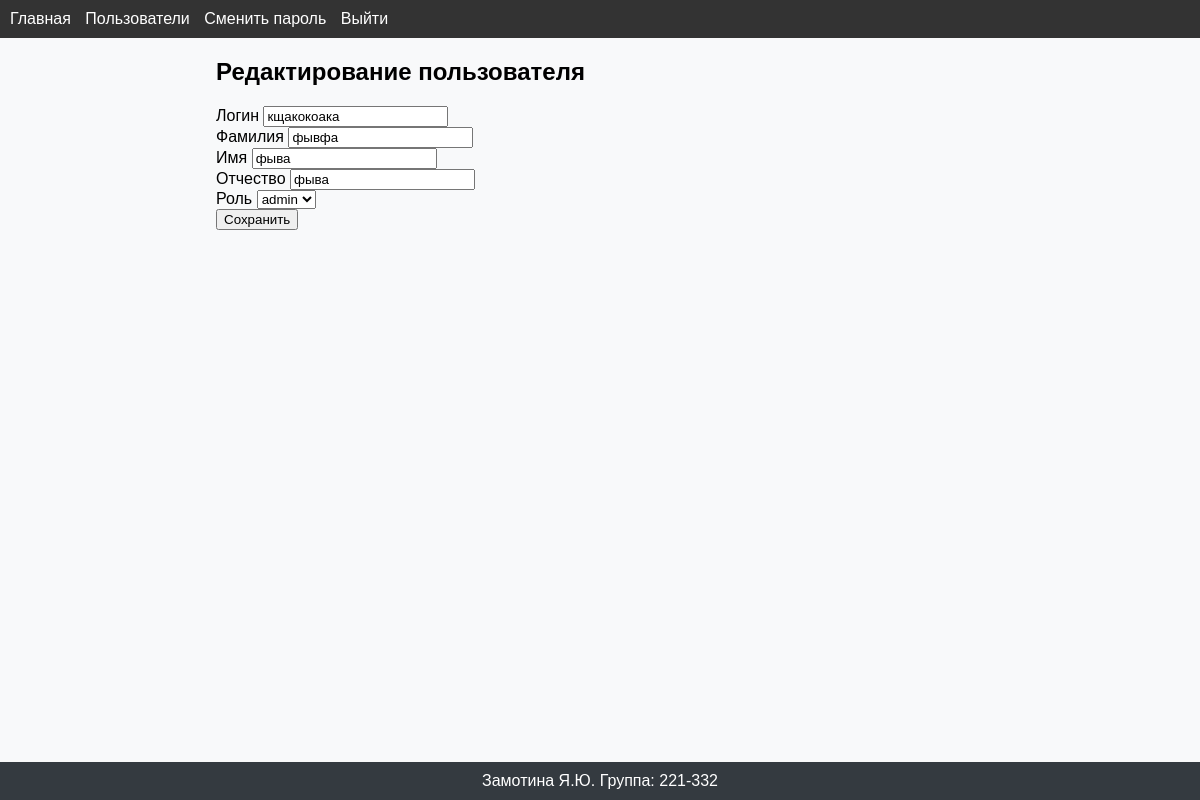
The page /edit_user/7 (signed in) on the database its author committed.
### app.py (models this page shows)
class User(UserMixin, db.Model):
    id = db.Column(db.Integer, primary_key=True)
    login = db.Column(db.String(50), nullable=False, unique=True)
    password = db.Column(db.String(128), nullable=False)
    surname = db.Column(db.String(50))
    first_name = db.Column(db.String(50), nullable=False)
    middle_name = db.Column(db.String(50))
    role_id = db.Column(db.Integer, db.ForeignKey('role.id'))
    created_at = db.Column(db.DateTime, nullable=False, default=datetime.utcnow)

class Role(db.Model):
    id = db.Column(db.Integer, primary_key=True)
    name = db.Column(db.String(50), nullable=False)
    description = db.Column(db.String(200))

### app.py (the view, shortened to what this page needs)
@app.route('/edit_user/<int:user_id>', methods=['GET', 'POST'])
@login_required
def edit_user(user_id):
    user = User.query.get_or_404(user_id)
    roles = Role.query.all()
    return render_template('edit_user.html', user=user, roles=roles)

### app.py (called while the page is built)
@login_manager.user_loader
def load_user(user_id):
    user = User.query.get(int(user_id))
    return user

### templates/edit_user.html (shortened to what this page needs)
{% extends "base.html" %}
{% block content %}
<div class="container">
  <h2>Редактирование пользователя</h2>
  <form method="post">
    <div class="form-group">
      <label for="login" class="form-label">Логин</label>
      <input id="login" name="login" type="text" class="form-control" value="{{ user.login }}" readonly>
    </div>
    <div class="form-group">
      <label for="surname" class="form-label">Фамилия</label>
      <input id="surname" name="surname" type="text" class="form-control" value="{{ user.surname }}">
    </div>
    <div class="form-group">
      <label for="first_name" class="form-label">Имя</label>
      <input id="first_name" name="first_name" type="text" class="form-control" value="{{ user.first_name }}">
    </div>
    <div class="form-group">
      <label for="middle_name" class="form-label">Отчество</label>
      <input id="middle_name" name="middle_name" type="text" class="form-control" value="{{ user.middle_name }}">
    </div>
    <div class="form-group">
      <label for="role_id" class="form-label">Роль</label>
      <select id="role_id" name="role_id" class="form-control">
        {% for role in roles %}
          <option value="{{ role.id }}" {% if role.id == user.role_id %} selected {% endif %}>{{ role.name }}</option>
        {% endfor %}
      </select>
    </div>
    <button type="submit" class="btn btn-primary">Сохранить</button>
  </form>
</div>
{% endblock %}

### static/styles.css (style rules this page uses)
body { font-family: Arial, sans-serif; margin: 0; padding: 0; background-color: #f8f9fa; }
.container { width: 80%; margin: auto; }
h1, h2, h3, h4, h5, h6 { margin-top: 20px; }

### rows shown on the page
User: login "кщакокоака", surname "фывфа", first_name "фыва", middle_name "фыва", role_id "admin"
